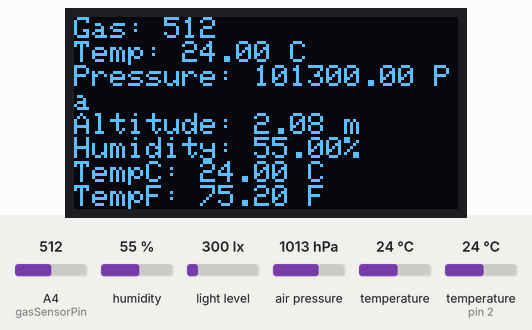
Recording of a sketch running on a simulated Arduino Uno, built with avr-gcc and run on an emulated ATmega328P. Shown: 128×64 one-colour display. The inputs (shaded band) are chosen by the test bench; at power-on: air pressure 1013 hPa, A4 (gasSensorPin) = 512, humidity 55 %, temperature 24 °C, temperature (sensor on pin 2) 24 °C, light level 300 lx. The display library's start-up logo is not drawn; what the sketch prints to the serial monitor is not drawn.

Above: at 3.2 s.
3.3 s: air pressure set to 952 hPa
At 4.6 s:
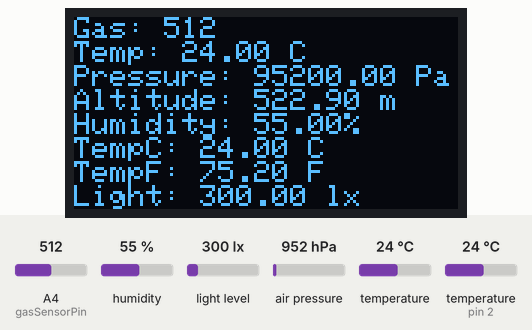
5.7 s: A4 (gasSensorPin) set to 716
At 6.6 s:
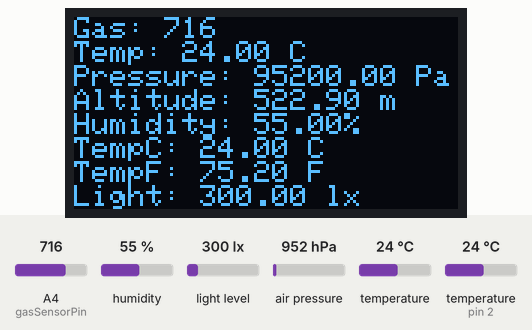
7.8 s: humidity set to 22 %
At 9.5 s:
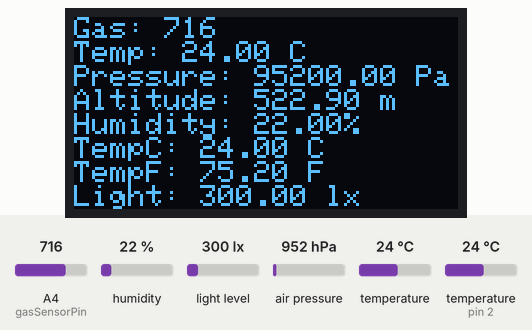
9.9 s: temperature (sensor 0) set to 12 °C
At 11.6 s:
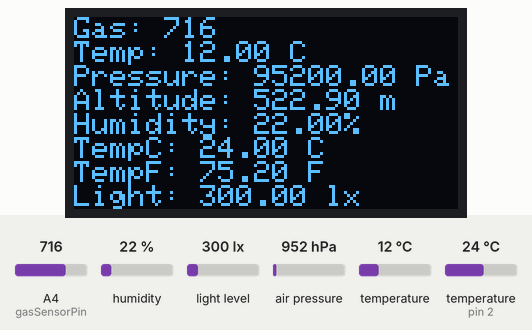
12.0 s: temperature (sensor on pin 2) set to 12 °C
At 13.6 s:
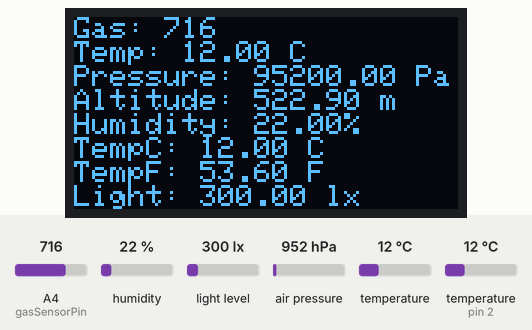
14.1 s: light level set to 40 lx
At 15.5 s:
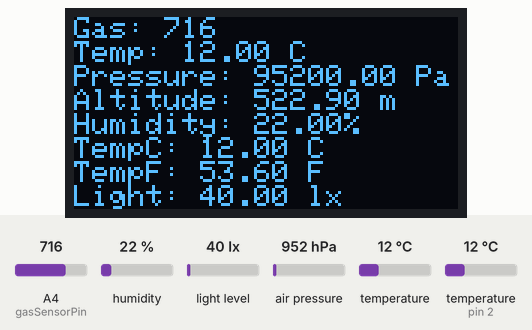
Timing chart, 0 to 17.1 s (numbered marks = the images above; inputs shaded):
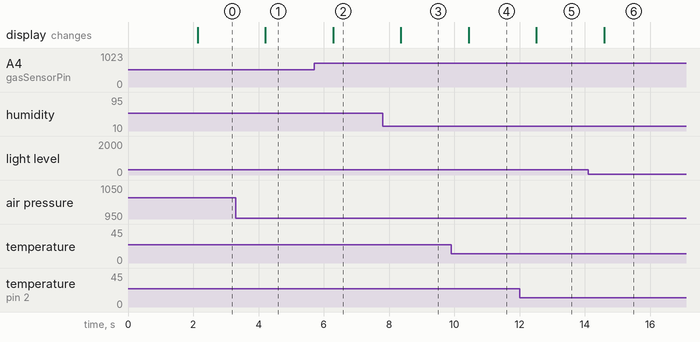

The sketch:

Sensors_0.96_OLED_Display.ino
```cpp
#include <Wire.h>
#include <Adafruit_GFX.h>
#include <Adafruit_SSD1306.h>
#include <Adafruit_BMP085.h>
#include "DHT.h"
#include <BH1750.h>

// OLED display settings
#define SCREEN_WIDTH 128
#define SCREEN_HEIGHT 64
#define OLED_RESET    -1
#define SCREEN_ADDRESS 0x3C
Adafruit_SSD1306 display(SCREEN_WIDTH, SCREEN_HEIGHT, &Wire, OLED_RESET);

// BMP180 sensor
Adafruit_BMP085 bmp;

// DHT11 sensor
#define DHTPIN 2
#define DHTTYPE DHT11
DHT dht(DHTPIN, DHTTYPE);

// BH1750 light sensor
BH1750 lightMeter;

// Gas sensor
const int gasSensorPin = 4;

void setup() {
  Serial.begin(9600);

  // Initialize OLED display
  if(!display.begin(SSD1306_SWITCHCAPVCC, SCREEN_ADDRESS)) {
    Serial.println(F("SSD1306 allocation failed"));
    for(;;);
  }
  display.display();
  delay(2000);
  display.clearDisplay();

  // Initialize BMP180 sensor
  if (!bmp.begin()) {
    Serial.println("Could not find a valid BMP085 sensor, check wiring!");
    while (1) {}
  }

  // Initialize DHT sensor
  dht.begin();

  // Initialize BH1750 light sensor
  Wire.begin();
  lightMeter.begin();
}

void loop() {
  // Read gas sensor value
  int gasSensorValue = analogRead(gasSensorPin);

  // Read BMP180 sensor values
  float temperature = bmp.readTemperature();
  float pressure = bmp.readPressure();
  float altitude = bmp.readAltitude();
  float seaLevelPressure = bmp.readSealevelPressure();
  float realAltitude = bmp.readAltitude(101500);

  // Read DHT11 sensor values
  float humidity = dht.readHumidity();
  float tempC = dht.readTemperature();
  float tempF = dht.readTemperature(true);
  float heatIndexC = dht.computeHeatIndex(tempC, humidity, false);
  float heatIndexF = dht.computeHeatIndex(tempF, humidity);

  // Read BH1750 light sensor value
  float lux = lightMeter.readLightLevel();

  Serial.print("Gas Value:");
  Serial.println(gasSensorValue);

  Serial.print("Temperature = ");
  Serial.print(temperature);
  Serial.println(" *C");

  Serial.print("Pressure = ");
  Serial.print(pressure);
  Serial.println(" Pa");


  // Clear display
  display.clearDisplay();

  // Display gas sensor value
  display.setTextSize(1);
  display.setTextColor(SSD1306_WHITE);
  display.setCursor(0, 0);
  display.print("Gas: ");
  display.println(gasSensorValue);

  // Display BMP180 sensor values
  display.print("Temp: ");
  display.print(temperature);
  display.println(" C");
  display.print("Pressure: ");
  display.print(pressure);
  display.println(" Pa");
  display.print("Altitude: ");
  display.print(altitude);
  display.println(" m");

  // Display DHT11 sensor values
  display.print("Humidity: ");
  display.print(humidity);
  display.println("%");
  display.print("TempC: ");
  display.print(tempC);
  display.println(" C");
  display.print("TempF: ");
  display.print(tempF);
  display.println(" F");

  // Display BH1750 light sensor value
  display.print("Light: ");
  display.print(lux);
  display.println(" lx");

  // Display the updated information
  display.display();

  delay(2000); // Delay for 2 seconds
}
```

Measured:
- after the input at 3.3 s, the display: changes after 0.91 s (image 1)
- after the input at 5.7 s, the display: changes after 0.59 s (image 2)
- after the input at 7.8 s, the display: changes after 0.56 s (image 3)
- after the input at 9.9 s, the display: changes after 0.54 s (image 4)
- after the input at 12.0 s, the display: changes after 0.52 s (image 5)
- after the input at 14.1 s, the display: changes after 0.49 s (image 6)
